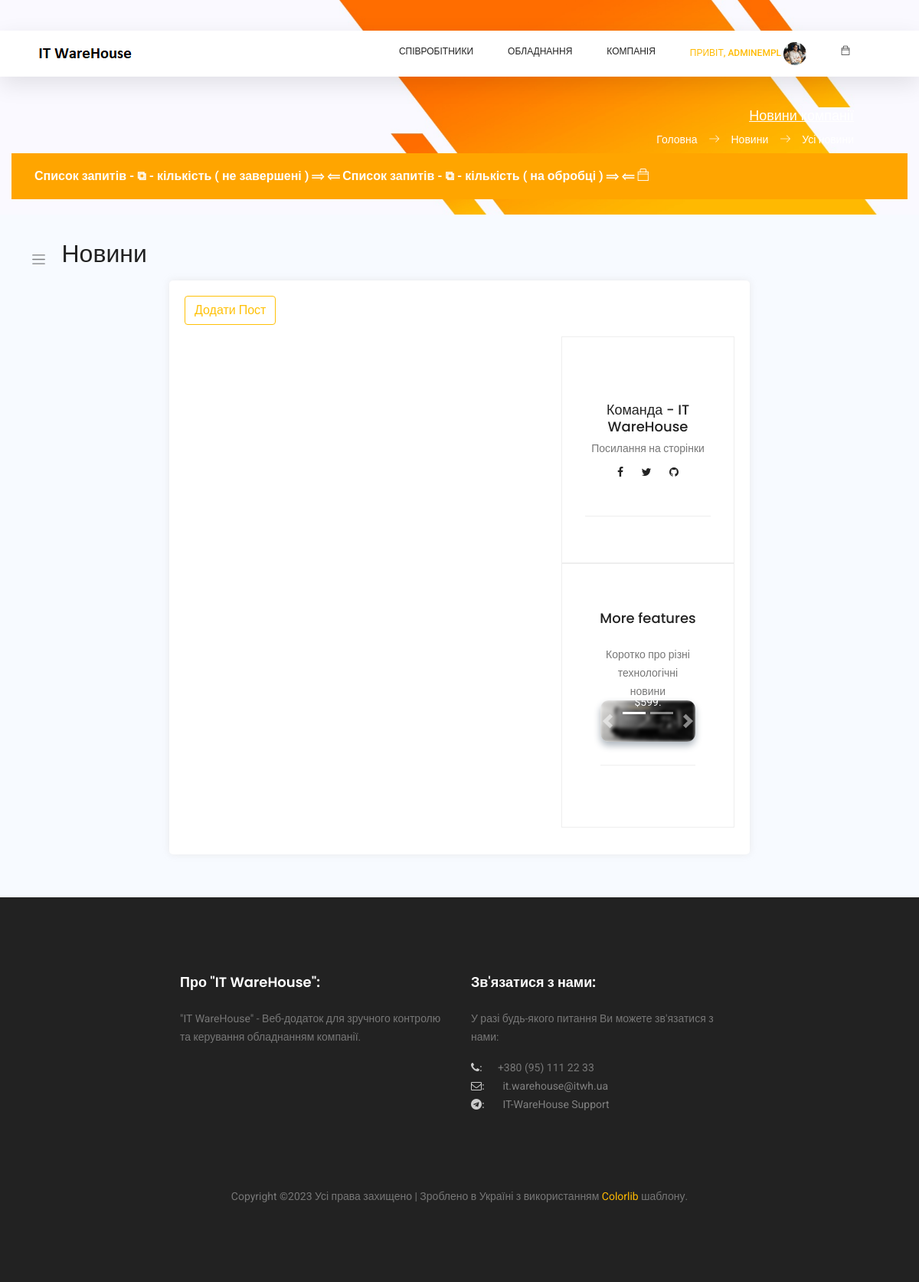
Before: /company/news (signed in) with the older database file.
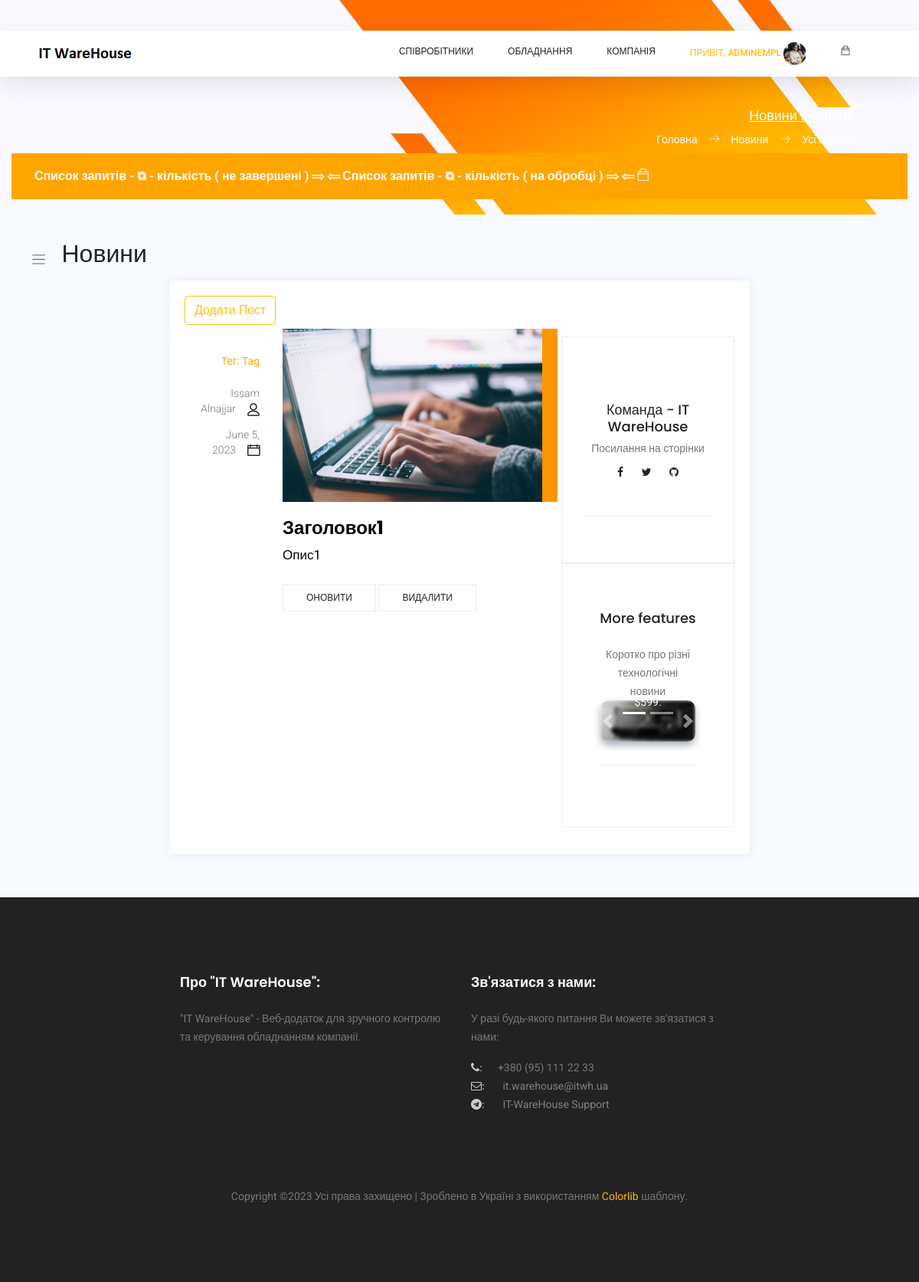
After: the same page with the newer database file.
### company/models.py (models this page shows, shortened)
class NewsPost(models.Model):
    post_heading = models.CharField(max_length=200, default='', verbose_name='Заголовок *')
    description = models.TextField(max_length=650, default='', null=True, blank=True, verbose_name='Опис *')
    post_image = models.FileField(upload_to='posts/', null=True, blank=True, default='default-post.jpg',
                                    verbose_name='Фото')
    post_date = models.DateField(null=True, blank=True, verbose_name='Дата завантаження')
    tag = models.CharField(max_length=150, default='', verbose_name='Тег *')
    author = models.ForeignKey(Employees, null=True, blank=True,on_delete=models.SET_NULL, verbose_name='Автор',
                                                help_text='Оберіть автора')

### employees/models.py (models this page shows, shortened)
class Employees(models.Model):
    first_name = models.CharField(max_length=50, default='', verbose_name="Ім'я *")
    last_name = models.CharField(max_length=50, default='', verbose_name='Прізвище *')
    email = models.EmailField(max_length=75, unique=True, null=True, verbose_name='Електрона пошта *')
    eid = models.CharField(max_length=8, unique=True, null=True, verbose_name='Внутрішній номер *')
    department = models.ForeignKey(Departments, null=True, on_delete=models.SET_NULL, verbose_name='Назва відділу *')
    title = models.CharField(max_length=50, null=True, default='', verbose_name='Посада *')
    user_id = models.ForeignKey(NewUser, null=True, on_delete=models.SET_NULL, verbose_name='ID Користувача *')
    location = models.ForeignKey(Cities, null=True, on_delete=models.SET_NULL, blank=True, verbose_name='Назва міста')
    mobilephone = models.CharField(max_length=20, null=True, default='', blank=True, verbose_name='Мобільний телефон')
    status = models.ForeignKey(UserStatus, null=True, on_delete=models.SET_NULL, blank=True,
                               verbose_name='Форма роботи')
    photo = models.FileField(upload_to='photos/', null=True, default='photos/default_user.jpg', blank=True,
                             verbose_name='Фото')
    comments = models.TextField(max_length=300, null=True, default='', blank=True, verbose_name='Коментарі')

### company/views.py (the view)
# urls.py: path('news', news, name='company-news'),
@login_required
def news(request):
    context = {
        'page_title': 'Новини компанії',
        'app_name': 'Новини',
        'page_name': 'Усі новини'
    }
    user_admin = 0
    if request.user.groups.filter(name='Admins').exists():
        user_admin = 1
    if Employees.objects.filter(user_id=request.user.id).exists():
        employee_data = Employees.objects.get(user_id=request.user.id)
    else:
        employee_data = ''
    news_list = NewsPost.objects.all()
    context['user_admin'] = user_admin
    context['employee_data'] = employee_data
    context['news_list'] = news_list
    return render(request, 'news/details.html', context=context)

### templates/news/details.html (shortened to what the changed rows need)
{% extends '_layouts/base.html' %}
{% load static %}
{% block content %}
<div id="main" style="margin-left: 0; min-height: 800px;">
    <div class="main-content container-fluid">
        <section class="section">
            <div class="row mb-4">
                <div class="col-md-8">
                    <div class="card-body" style="background-color: white; border-radius: 5px; box-shadow: 0px 0px 10px rgba(230, 230, 230, 0.8);">
                        <section class="blog_area">
                            <div class="row" style="padding: 5px;">
                                <div class="col-lg-8">
                                    <div class="blog_left_sidebar">
                                        {% for post in news_list %}
                                            <article class="row blog_item">
                                            <div class="col-md-3">
                                                <div class="blog_info text-right">
                                                    <div class="post_tag">
                                                        <div style="color: orange">Тег: {{ post.tag }}</div>
                                                    </div>
                                                    <ul class="blog_meta list">
                                                        <li><a href="#">{{ post.author.first_name }} {{ post.author.last_name }}<i class="lnr lnr-user"></i></a></li>
                                                        <li><a href="#">{{ post.post_date }}<i class="lnr lnr-calendar-full"></i></a></li>
                                                    </ul>
                                                </div>
                                            </div>
                                            <div class="col-md-9">
                                                <div class="blog_post">
                                                    <img style="width: 600px; box-shadow: 20px 0px 0px rgba(255, 149, 0, 1);" src="/media/{{ post.post_image }}" alt="">
                                                    <div class="blog_details">
                                                        <h3 style="font-weight: 700; color: black;">{{ post.post_heading }}</h3>
                                                        <p style="color: black; font-size: 17px;">{{ post.description }}</p>
                                                        <a href="/company/post/update/{{ post.id }}" class="white_bg_btn">Оновити</a>
                                                        <a href="/company/post/delete/{{ post.id }}" onclick="return confirm('Ви впевнені, що хочете видалити цей пост?')" class="white_bg_btn">Видалити</a>
                                                    </div>
                                                </div>
                                            </div>
                                        </article>
                                        {% endfor %}
                                    </div>
                                </div>
                            </div>
                        </section>
                    </div>
                </div>
            </div>
        </section>
    </div>
</div>
{% endblock content %}

Changed rows visible on the page:
added NewsPost: tag "Tag", author.first_name "Issam", author.last_name "Alnajjar", post_date "June 5, 2023", post_image (picture), post_heading "Заголовок1", description "Опис1"
